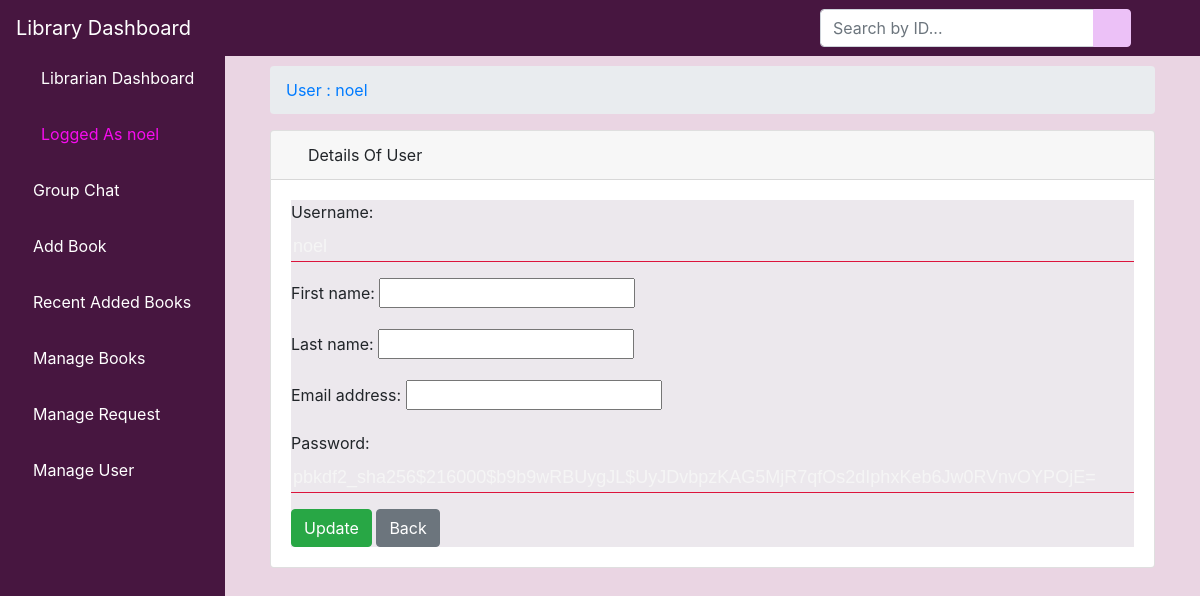
Page /aeuser/2 on the committed database.
### bookstore/models.py (models this page shows)
class User(AbstractUser):
    is_admin = models.BooleanField(default=False)
    is_student = models.BooleanField(default=False)
    is_lecturer = models.BooleanField(default=False)
    class Meta:
        swappable = 'AUTH_USER_MODEL'

### bookstore/views.py (the view)
# urls.py: path('aeuser/<int:pk>', views.AEditUser.as_view(), name='aeuser'),
class AEditUser(SuccessMessageMixin, UpdateView):
    model = User
    form_class = UserForm
    template_name = 'dashboard/edit_user.html'
    success_url = reverse_lazy('aluser')
    success_message = "Data successfully updated"

### bookstore/forms.py
class UserForm(forms.ModelForm):
    class Meta:
        model = User
        fields = ('username', 'first_name', 'last_name', 'email', 'password')

### bookstore/templates/dashboard/edit_user.html (shortened to what this page needs)
{% extends 'dashboard/base.html' %}
{% load static %}
{% block body %}
<div class="container-fluid">
        <div class="row">
          <div class="col-12 mb-3">
          <div class="col-12 mb-3">
              <div id="content-wrapper">
        <div class="container-fluid">
            <ol class="breadcrumb">
                <li class="breadcrumb-item">
                    <a href="">User : {{ object.username }} </a>
            </ol>
            <div class="card mb-3">
                <div class="card-header">
                    <i class="fas fa-table "style="color: #b485c0;"></i>
                    Details Of User
                </div>
                <div class="card-body">
    <div class="row">
        <div class="col-12">
            <form method="post" style="background-color: rgba(209, 198, 211, 0.404)">
                {% for field in form %}
                    <div class="form-group">
                        {{ field.label_tag }}
                        {{ field }}
                    </div>
                {% endfor %}
                <input type="submit" {% if request.path == '/new' %} value="Add" {% else %} value="Update" {% endif %} class="btn btn-success"/>
                <a href="{% url 'aluser' %}"><button type="button" class="btn btn-secondary">Back</button></a>
            </form>
        </div>
    </div>
          </div>
        </div>
      </div>
    </div>
{% endblock %}

### bookstore/templates/dashboard/base.html (shortened to what this page needs)
{% load static %}
<!DOCTYPE html>
<html lang="en">
<head>
    {% load static %}
    <link href="{% static 'vendor/fontawesome-free/css/all.min.css' %}" rel="stylesheet" type="text/css">
       <link rel="stylesheet" href="{% static 'assets/css/bootstrap.min.css' %}">
      <link rel="stylesheet" href="{% static 'assets/fonts/font-awesome-4.7.0/css/font-awesome.min.css' %}">
    <link href="{% static 'vendor/datatables/dataTables.bootstrap4.css' %}" rel="stylesheet">
    <link rel="stylesheet" type="text/css" href="{% static 'css/master.css' %}">
    <link href="{% static 'css/sb-admin.css' %}" rel="stylesheet">
</head>
<body id="page-top" style="background-color: #e9d3e1ee">
<nav class="navbar navbar-expand navbar-head fixed-top">
    <a class="navbar-brand mr-1" style="color: white;" href="">Library Dashboard</a>
    <button class="btn btn-link btn-sm text-white order-1 order-sm-0" id="sidebarToggle" href="#">
        <i class="fas fa-bars"></i>
    </button>
      <form class="d-none d-md-inline-block form-inline ml-auto mr-0 mr-md-3 my-2 my-md-0" action="{% url 'asearch' %}">
        <div class="input-group">
            <input type="text" class="form-control" name="query" placeholder="Search by ID..." aria-label="Search" aria-describedby="basic-addon2">
            <div class="input-group-append">
                <button class="btn btn-primary" type="submit">
                    <i class="fas fa-search"></i>
                </button>
            </div>
        </div>
    </form>
    <ul class="navbar-nav ml-auto ml-md-0">
        <li class="nav-item dropdown no-arrow">
            <a class="nav-link dropdown-toggle" style="color: #ecc1f7;" href="#" id="userDropdown" role="button" data-toggle="dropdown" aria-haspopup="true" aria-expanded="false">
                <i class="fas fa-user-circle fa-fw "></i>
            </a>
        </li>
    </ul>
</nav>
<div id="wrapper" style="padding-top: 50px">
<ul class="sidebar navbar-nav" >
    <li class="nav-item active" >
        <a class="nav-link" href="{% url 'dashboard' %}">
            <i class="fas fa-fw fa-tachometer-alt"></i>
            <span>Librarian Dashboard</span>
        </a>
    </li>
    <li class="nav-item active">
        <a class="nav-link" style="color: #ecc1f7;" href="">
            <i class="fas fa-user-circle fa-fw "></i>
            <span style="color: rgb(247, 12, 239)">Logged As {{ user.username }}</span>
        </a>
    </li>
    <li class="nav-item">
        <a class="nav-link" style="color: #ecc1f7;" href="{% url 'alchat' %}">
            <i class="fas fa-book "></i>
            <span style="color: white">Group Chat</span>
        </a>
    </li>
        <li class="nav-item">
        <a class="nav-link" style="color: #ecc1f7;" href="{% url 'aabook_form' %}">
            <i class="fas fa-book "></i>
            <span style="color: white">Add Book</span>
        </a>
    </li>
    <li class="nav-item">
        <a class="nav-link" style="color: #ecc1f7;" href="{% url 'albook' %}">
            <i class="fas fa-book "></i>
            <span style="color: white">Recent Added Books</span>
        </a>
    </li>
      <li class="nav-item">
        <a class="nav-link" style="color: #ecc1f7;"href="{% url 'ambook' %}">
            <i class="fas fa-book "></i>
            <span style="color: white">Manage Books</span>
        </a>
    </li>
     <li class="nav-item">
        <a class="nav-link" style="color: #ecc1f7;" href="{% url 'amrequest' %}">
            <i class="fas fa-book "></i>
            <span style="color: white">Manage Request</span>
        </a>
    </li>
     <li class="nav-item">
        <a class="nav-link" style="color: #ecc1f7;" href="{% url 'aluser' %}">
            <i class="fas fa-user "></i>
            <span style="color: white">Manage User</span>
        </a>
    </li>
</ul>
    {% block body %}{% endblock %}
</div>

### static/css/master.css (style rules this page uses)
html { scroll-behavior: smooth; }
li { list-style-type: none; }
#id_username, #id_password, #id_password1, #id_password2, #id_message { width: 100%; outline: none; border: none; background: transparent; color: whitesmoke; font-family: 'Ubuntu', sans-serif; font-weight: 500; font-size: 18px; border-bottom: 1px solid crimson; }

### bookstore/templates/dashboard/base.html (style rules this page uses)
body { display: flex; flex-direction: column; min-height: 100vh; }
.navbar-head { background-color: rgb(71, 22, 64); }
.sidebar { background-color: rgb(71, 22, 64) !important; }
.btn-primary, .btn-primary:hover, .btn-primary:active, .btn-primary:visited { background-color: #ecc1f7 !important; border-color: #ecc1f7 !important; }

### rows in the picture
User: username "noel", form "noel" "pbkdf2_sha256$216000$b9b9wRBUygJL$UyJDvbpzKAG5MjR7qfOs2dIphxKeb6Jw0RVnvOYPOjE="

### other values in the picture
{{ field.label_tag }} "Username:" "First name:" "Last name:" "Email address:" "Password:"
